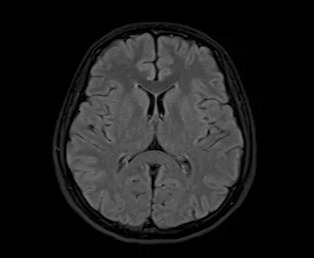
#> input picture dataset/test_set/pred0.jpg, 314 x 258 px
$ jupyter execute --allow-errors data_cleaning.ipynb   (shell and % lines are left out)
#> lines starting #> are read from the running program, lines starting #| are printed output that depends on the picture
# Data Cleaning
__"Your model is only as good as the data you give it"__ lays emphasis on why data must be at its best quality before it is used to train a model, hence, data cleaning is an important step to building a good and reliable ML model.
Cleaning image data usually involves cropping the relevant portion of said image and discarding the irrelevant portion.
If you wish to procure the dataset used to work on this project you can find it [here](https://www.kaggle.com/datasets/ahmedhamada0/brain-tumor-detection)
__To the code!__

[cell 1]
# Import necessary packages.
import os
import shutil
import cv2
import numpy as np
import matplotlib.pyplot as plt

[cell 2]
image = cv2.imread(r"C:/Users/ifunanyaScript/Everything/BrainTumour_DiagnosisApp/data/dataset/tumour/y0.jpg")
#> (the rest of this cell did not finish here and is left out)

In the above tuple, there are y and x dimensions respectively, and the third value represents the RGB colour channel. Each pixel in the image will be represented as an array of three values of RGB accross the entire image, like so __[0, 127, 255]__.

#> (a cell that did not finish here is left out)

#> (a cell that did not finish here is left out)

This is an image of a brain MRI scan.
For the purpose the prospective model, the relevant portion of the image is the skull containing the brain.
Apparently there are unnecessary black pixels around the skull. These black spaces would negatively affect the model's performance if not properly addressed. Hence, we need to define a function that can crop this image and get rid of the unnecessary black pixels around the skull.

__NB:__ Black pixels are [0, 0, 0].

[cell 5]
def zoomCrop(image):
    """
    First, the function goes through the image array dimension-wise(y, x) and
    gets the index where the entire y, x dimension is not zero,
    Then, the valid image is cropped using this indices.
    """
    y_nonzero, x_nonzero, _ = np.nonzero(image)
    cropped_image = image[min(y_nonzero):max(y_nonzero), min(x_nonzero):max(x_nonzero)]
    return cropped_image

#> (a cell that did not finish here is left out)

Clearly the dimension has shrinked.
Let's plot this image and see the difference.

#> (a cell that did not finish here is left out)

Let's try this out on some other images.

[cell 8]
image2 = cv2.imread(r"C:/Users/ifunanyaScript/Everything/BrainTumour_DiagnosisApp/data/dataset/tumour/y61.jpg")
#> (the rest of this cell did not finish here and is left out)

#> (a cell that did not finish here is left out)

I'll modify the function such that, it takes a file path as an argument and read the image directly within the function.

[cell 10]
def zoomCrop(path):
    image= cv2.imread(path)
    y_nonzero, x_nonzero, _ = np.nonzero(image)
    cropped_image = image[min(y_nonzero):max(y_nonzero), min(x_nonzero):max(x_nonzero)]
    return cropped_image

Voilà, that did the trick!
Now that we have a function that does quite the trick, we will write a for loop that iterate over the entire dataset, gets the cropped image and saves it in a different folder.

[cell 11]
# Assign the path to the entire dataset and the path to the prospective clean image folder to variables.
dataset_path = r"C:/Users/ifunanyaScript/Everything/BrainTumour_DiagnosisApp/data/dataset/"
clean_dataset_path = r"C:/Users/ifunanyaScript/Everything/BrainTumour_DiagnosisApp/data/clean_dataset/"

[cell 12]
# Sub directories of each class.
sub_dirs = []
for entry in os.scandir(dataset_path):
    sub_dirs.append(entry.path)
#> pass 2 of the loop `for entry in os.scandir(dataset_path):`:
sub_dirs

[cell 13]
# Delete the folder if it already exists.
if os.path.exists(clean_dataset_path):
    shutil.rmtree(clean_dataset_path)

# Create the new folder
os.makedirs(clean_dataset_path)

[cell 14]
# Iterate through the directories in sub_dirs,
# Get the cropped image from the original image,
# Then save the cropped image in a new directory.
clean_image_dirs = []
for sub_dir in sub_dirs:
    file_count = 1
    class_name = sub_dir.split("/")[-1]
    print(class_name)

    for entry in os.scandir(sub_dir):
        # Get the cropped image.
        crop = zoomCrop(entry.path)
#> in zoomCrop, image is the input picture: shape (258, 314, 3); min 0, max 133, mean 29.2
#> in zoomCrop, `cropped_image = image[min(y_nonzero):max(y_nonzero), min(x_nonzero):ma..`:
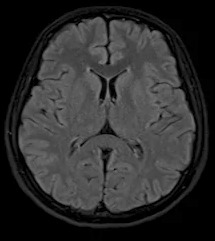
#> cropped_image: shape (241, 215, 3); min 0, max 133, mean 45.7
        # Effectively ignore None images to avoid error.
        if crop is not None:
            # New directory to hold clean images for each class.
            clean_image_dir = clean_dataset_path + class_name
            if not os.path.exists(clean_image_dir):
                os.makedirs(clean_image_dir)
                clean_image_dirs.append(clean_image_dir)
                print(f"Processing clean images in: {clean_image_dir} \n")
            clean_image_filename = class_name + str(file_count) + ".jpg"
            clean_image_path = clean_image_dir + "/" + clean_image_filename

            # Write the clean image to the path on the system.
            cv2.imwrite(clean_image_path, crop)
            file_count += 1
#> pass 2 of the loop `for sub_dir in sub_dirs:`:
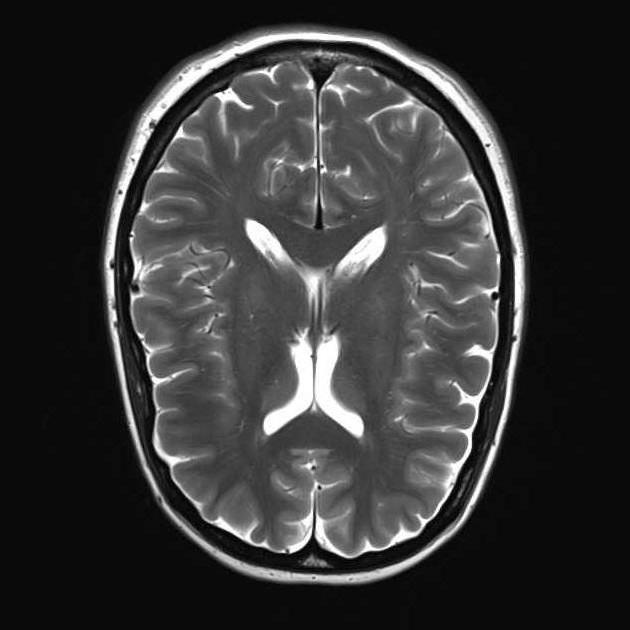
#> input picture dataset/no_tumour/No12.jpg, 630 x 630 px
#> in zoomCrop, image is the input picture: shape (630, 630, 3); min 0, max 255, mean 53.6
#> in zoomCrop (call 2), `cropped_image = image[min(y_nonzero):max(y_nonzero), min(x_nonzero):ma..`:
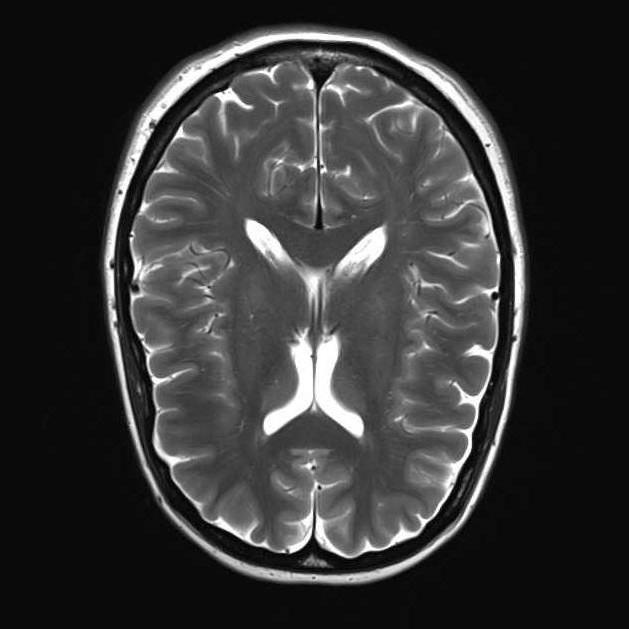
#> cropped_image: shape (629, 629, 3); min 0, max 255, mean 53.7
